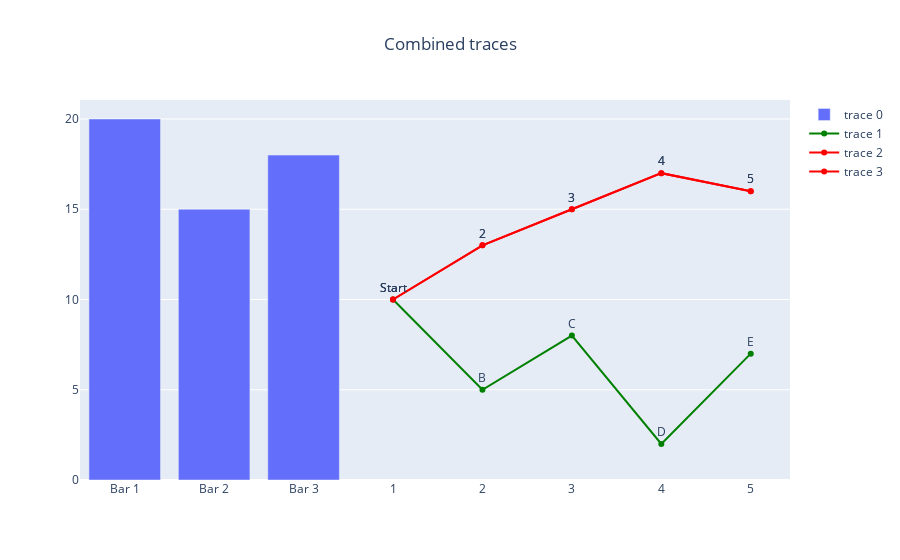

The cell this chart's notebook holds for it:
### Code cell
fig.add_trace(sc2)
fig.update_layout(title = "Combined traces", title_x = .5)
fig.show()
# fig.write_image("Combined_traces.png")

### Figure 1 — Plotly figure (JSON) as saved in the notebook; plotly's stock layout.template omitted (floating-point values rounded to 4 significant figures)
{"data": [{"type": "bar", "x": ["Bar 1", "Bar 2", "Bar 3"], "y": [20, 15, 18]}, {"line": {"color": "green"}, "mode": "lines+markers+text", "text": ["Start", "B", "C", "D", "E"], "textposition": "top center", "type": "scatter", "x": [1, 2, 3, 4, 5], "y": [10, 5, 8, 2, 7]}, {"line": {"color": "red"}, "mode": "lines+markers+text", "text": ["Start", "2", "3", "4", "5"], "textposition": "top center", "type": "scatter", "x": [1, 2, 3, 4, 5], "y": [10, 13, 15, 17, 16]}, {"line": {"color": "red"}, "mode": "lines+markers+text", "text": ["Start", "2", "3", "4", "5"], "textposition": "top center", "type": "scatter", "x": [1, 2, 3, 4, 5], "y": [10, 13, 15, 17, 16]}], "layout": {"title": {"text": "Combined traces", "x": 0.5}}}
